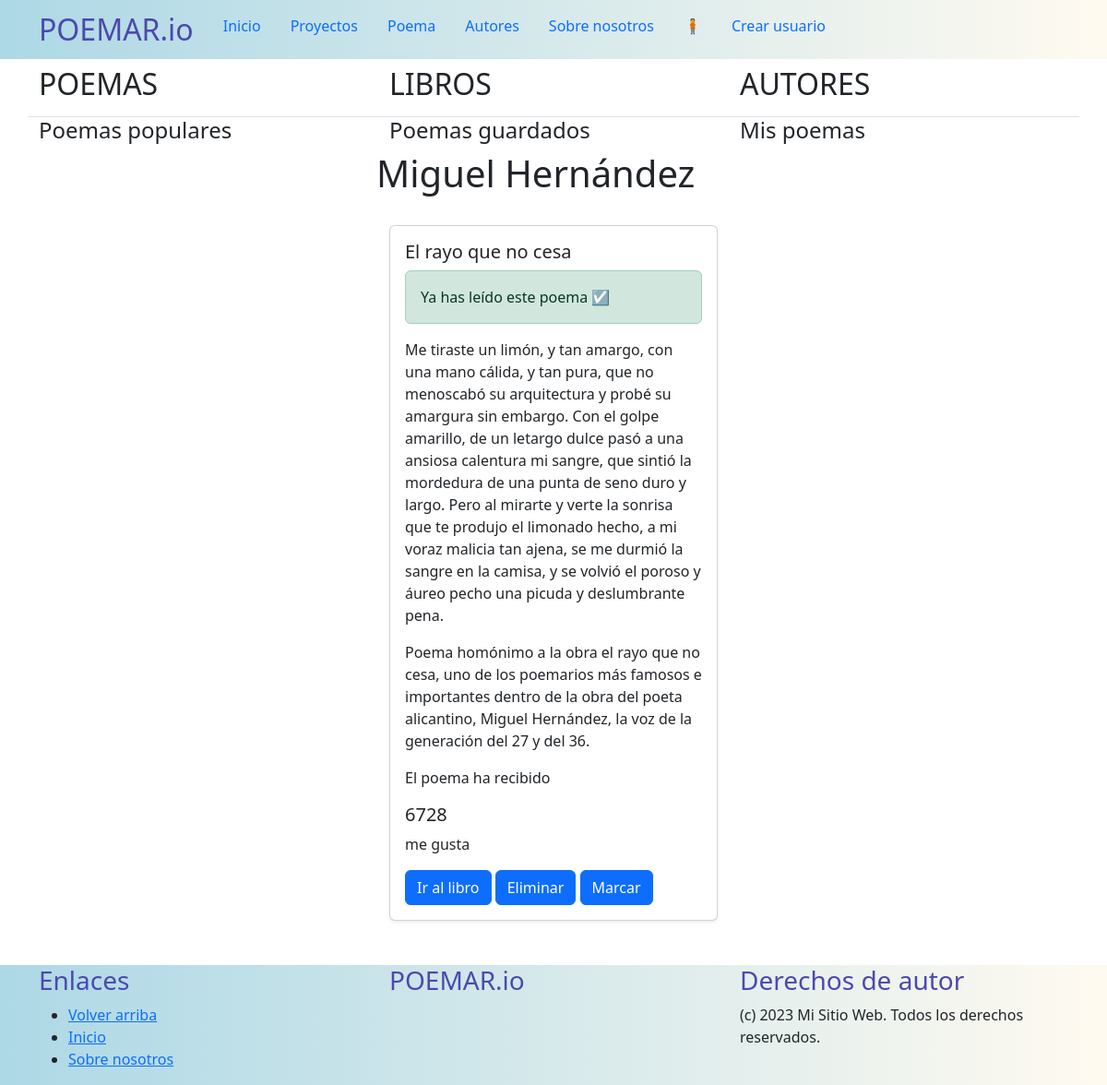
The page /poemas/autor/5 on the database its author committed.
### miaplicacion/models.py (models this page shows, shortened)
class Autor(models.Model):
    nombre = models.CharField(max_length=200)
    biografia= models.TextField(default="Esta es la biografía del autor")
    leido= models.BooleanField(default=False)

class Poema(models.Model):
    titulo = models.CharField(max_length=200)
    contenido = models.TextField()
    descripcion= models.TextField()
    proyecto= models.ForeignKey(Proyecto, on_delete=models.CASCADE)
    megusta= models.IntegerField(default=0)
    guardado=models.BooleanField(default=False)
    leido= models.BooleanField(default=False)
    autor =Autor(nombre="Desconocido")
    autor= models.ForeignKey(Autor, on_delete=models.CASCADE, default=autor.id)

### miaplicacion/views.py (the view)
# urls.py: path("poemas/autor/<int:id>", views.poema_Get_poemas_porautor, name="poemas_autor"),
def poema_Get_poemas_porautor(request, id):
    id_autor=id
    poemas= list(Poema.objects.values())
    poemas_por_autor=[]
    for p in poemas:
        for k, v in p.items():
            if k == 'autor_id' and v == id_autor:
                poemas_por_autor.append(p)
    autor= get_object_or_404(Autor, id=id_autor)
    return render(request, "poema.html",{
        'poemas': poemas_por_autor,
        'titulo': autor.nombre
        })

### miaplicacion/templates/poema.html (shortened to what this page needs)
{% extends "layouts/base.html" %}
{% block content %}
<div class="container">
    <div class="row  justify-content-center">
        <div class="col-4">
            <a class="nav-link active" aria-current="page" href="{% url 'poemas' %}">
                <h4>Poemas populares</h4>
            </a>
        </div>
        <div class="col-4">
            <a class="nav-link active" aria-current="page" href="{% url 'proyectos' %}">
                <h4>Poemas guardados</h4>
            </a>
        </div>
        <div class="col-4">
            <a class="nav-link active" aria-current="page" href="{% url 'autores' %}">
                <h4>Mis poemas</h4>
            </a>
        </div>
    </div>
</div>
<div class="row justify-content-center">
    <div class="col-4 mb-4">
        <h1>{{ titulo }}</h1>
    </div>
</div>
<div class="container">
    <div class="row justify-content-center" style="display: flex;">
        {% for p in poemas %}
        <div class="col-lg-4 col-md-4 col-sm-12 col-xs-12">
            <div class="card mb-4 shadow-sm">
                <div class="card-body">
                    <h5 class="card-title">{{p.titulo}}</h5>
                    {% if p.leido == False %}
                    <p class="card-text alert alert-warning" role="alert">
                        No has leído el poema todavía 🕑
                    </p>
                    {% else %}
                    <p class="card-text alert alert-success" role="alert">
                        Ya has leído este poema ☑
                    </p>
                    {% endif %}
                    <p class="card-text">{{p.contenido}}</p>
                    <p class="card-text">{{p.descripcion}}</p>
                    {% if p.megusta == 0 %}
                    <p class="card-text">
                    <h5>El poema no ha recibido ningún me gusta todavía</h5>
                    </p>
                    {% else %}
                    <p class="card-text"> El poema ha recibido
                    <h5>{{p.megusta}}</h5> me gusta</p>
                    {% endif %}
                    <a href="{% url 'poemas_libro' p.proyecto_id %}" class="btn btn-primary">Ir al libro</a>
                    <a href="{% url 'eliminar_poema_porid' p.id %}" type="button" class="btn btn-primary"
                        id="liveToastBtn">Eliminar</a>
                    <button type="button" class="btn btn-primary" id="liveToastBtn">Marcar</button>
                    <div class="position-fixed bottom-0 end-0 p-3" style="z-index: 11">
                    </div>
                </div>
            </div>
        </div>
        {% endfor %}
    </div>
</div>
{% endblock %}

### rows shown on the page
Autor: nombre "Miguel Hernández"
Poema: titulo "El rayo que no cesa", leido "Ya has leído este poema ☑", contenido "Me tiraste un limón, y tan amargo, con una mano cálida, y tan pura, que no menoscabó su arquitectura y probé su amargura sin embargo. Con el golpe amarillo, de un letargo dulce pasó a una ansiosa calentura mi sangre, que sintió la mordedura de una punta de seno duro y largo. Pero al mirarte y verte la sonrisa que te produjo el limonado hecho, a mi voraz malicia tan ajena, se me durmió la sangre en la camisa, y se volvió el poroso y áureo pecho una picuda y deslumbrante pena.", descripcion "Poema homónimo a la obra el rayo que no cesa, uno de los poemarios más famosos e importantes dentro de la obra del poeta alicantino, Miguel Hernández, la voz de la generación del 27 y del 36.", megusta "6728"
